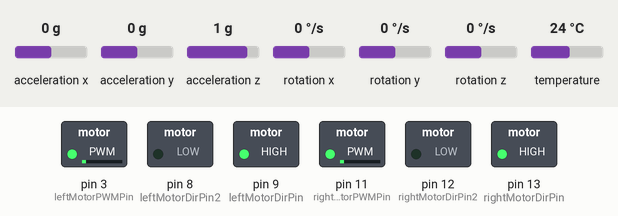
This sketch was run on a simulated Arduino Uno, built with avr-gcc and run on an emulated ATmega328P. Parts: switched loads named in the sketch (green lamp = pin HIGH). Inputs (shaded band) come from the test bench; at power-on: rotation y 0 °/s, acceleration x 0 g, acceleration y 0 g, acceleration z 1 g, rotation x 0 °/s, rotation z 0 °/s, temperature 24 °C. What the sketch prints to the serial monitor is not drawn.

Above: at 1.2 s.
1.3 s: rotation y set to -54 °/s
4.3 s: rotation y set to -63 °/s
At 5.8 s:
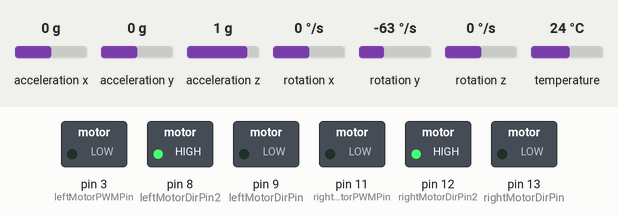
6.7 s: rotation y set to 0 °/s
At 7.41 s:
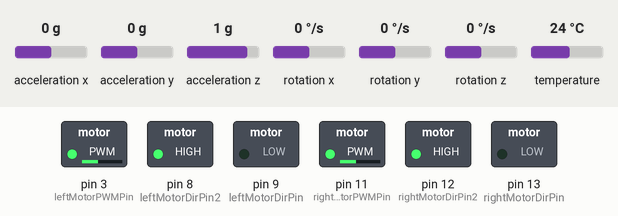
At 8.01 s:
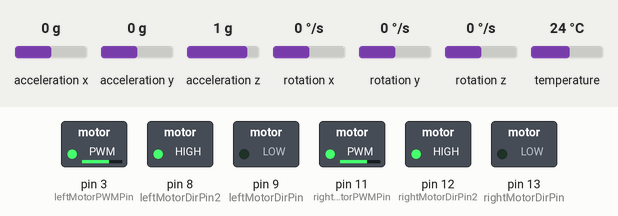
9.7 s: rotation y set to 53 °/s
12.7 s: rotation y set to 65 °/s
14.9 s: rotation y set to -100 °/s
At 15.78 s:
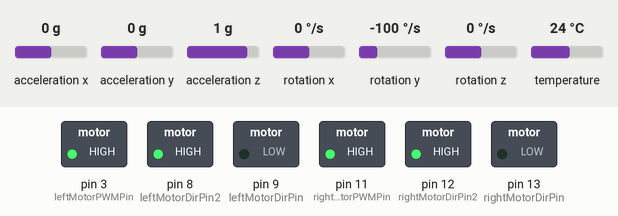
Timing chart, 0 to 17.9 s (numbered marks = the images above; inputs shaded):
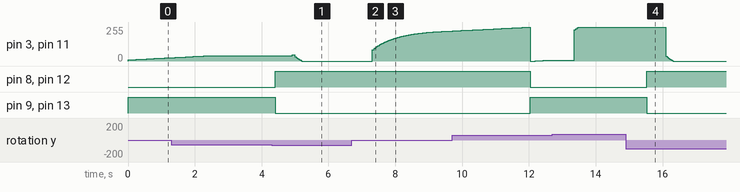

Measured:
- the behaviour switches between -57 and -58 °/s on rotation y (found by bisection; images 0 and 1)
- after the input at 4.3 s, pin 8 (leftMotorDirPin2), pin 12 (rightMotorDirPin2): LOW → HIGH after 0.10 s; pin 9 (leftMotorDirPin), pin 13 (rightMotorDirPin): HIGH → LOW after 0.10 s
- after the input at 6.7 s, pin 3 (leftMotorPWMPin), pin 11 (rightMotorPWMPin): moves from 0/255 to 225/255 over 2.3 s, starting after 0.61 s
- after the input at 14.9 s, pin 3 (leftMotorPWMPin), pin 11 (rightMotorPWMPin): moves from 255/255 to 0/255 over 0.23 s, starting after 1.2 s; pin 8 (leftMotorDirPin2), pin 12 (rightMotorDirPin2): LOW → HIGH after 0.62 s; pin 9 (leftMotorDirPin), pin 13 (rightMotorDirPin): HIGH → LOW after 0.62 s

The sketch:

SBR_OG.ino
```cpp
// NANENG 512 - SELF BALANCING ROBOT - Interrupt subroutine Code - FALL22

#include <Adafruit_MPU6050.h>
#include <Adafruit_Sensor.h>
#include <Wire.h>

Adafruit_MPU6050 mpu;

#define leftMotorPWMPin   3
#define leftMotorDirPin   9
#define leftMotorDirPin2   8

#define rightMotorPWMPin  11
#define rightMotorDirPin  13
#define rightMotorDirPin2  12


#define Kp  14.5
#define Kd  0.003
#define Ki  36
#define sampleTime  0.003
#define targetAngle -0.6

int16_t gyroY;
volatile int MotorPWM, gyroRate;
volatile float gyroAngle, currentAngle, prevAngle=0, error, prevError=0, errorSum=0;
volatile byte count=0;


void setMotors(int leftMotorSpeed, int rightMotorSpeed) {
  if(leftMotorSpeed >= 0) {
    analogWrite(leftMotorPWMPin, leftMotorSpeed);
    digitalWrite(leftMotorDirPin, HIGH);
    digitalWrite(leftMotorDirPin2, LOW);
  }
  else {
    analogWrite(leftMotorPWMPin, 255 + leftMotorSpeed);
    digitalWrite(leftMotorDirPin, LOW);
    digitalWrite(leftMotorDirPin2, HIGH);
  }
  if(rightMotorSpeed >= 0) {
    analogWrite(rightMotorPWMPin, rightMotorSpeed);
    digitalWrite(rightMotorDirPin, HIGH);
    digitalWrite(rightMotorDirPin2, LOW);
  }
  else {
    analogWrite(rightMotorPWMPin, 255 + rightMotorSpeed);
    digitalWrite(rightMotorDirPin, LOW);
    digitalWrite(rightMotorDirPin2, HIGH);
  }
}

void init_PID() {
  // initialize Timer1
  cli();          // disable global interrupts
  TCCR1A = 0;     // set entire TCCR1A register to 0
  TCCR1B = 0;     // same for TCCR1B
  // set compare match register to set sample time 5ms
  OCR1A = 9999;
  // turn on CTC mode
  TCCR1B |= (1 << WGM12);
  // Set CS11 bit for prescaling by 8
  TCCR1B |= (1 << CS11);
  // enable timer compare interrupt
  TIMSK1 |= (1 << OCIE1A);
  sei();          // enable global interrupts
}

void setup(void) {
  Serial.begin(115200);
  while (!Serial)
    delay(10); // will pause Zero, Leonardo, etc until serial console opens

  Serial.println("Adafruit MPU6050 test!");

  // Try to initialize!
  if (!mpu.begin()) {
    Serial.println("Failed to find MPU6050 chip");
    while (1) {
      delay(10);
    }
  }
  Serial.println("MPU6050 Found!");

  mpu.setAccelerometerRange(MPU6050_RANGE_8_G);

  mpu.setGyroRange(MPU6050_RANGE_500_DEG);

  mpu.setFilterBandwidth(MPU6050_BAND_260_HZ);


  pinMode(leftMotorPWMPin, OUTPUT);
  pinMode(leftMotorDirPin, OUTPUT);
  pinMode(leftMotorDirPin2, OUTPUT);

  pinMode(rightMotorPWMPin, OUTPUT);
  pinMode(rightMotorDirPin, OUTPUT);
  pinMode(rightMotorDirPin2, OUTPUT);
  // set the status LED to output mode
  // initialize the MPU6050 and set offset values
  // initialize PID sampling loop
  init_PID();
}

void loop() {
  sensors_event_t a, g, temp;
  mpu.getEvent(&a, &g, &temp);
  /* Get new sensor events with the readings */
  gyroY = (float)g.gyro.y;
  MotorPWM = constrain(MotorPWM, -255, 255);
  setMotors(MotorPWM, MotorPWM);
}

// The ISR will be called every 5 milliseconds
ISR(TIMER1_COMPA_vect)
{

  // Angle calculation
  gyroRate = map(gyroY, -5, 5, -250, 250);
  gyroAngle = (float)gyroRate*sampleTime;
  currentAngle = 0.9936*(prevAngle + gyroAngle);
  Serial.print(currentAngle);
  Serial.print(" <- Angle \n");

  // PID
  error = currentAngle - targetAngle;
  errorSum = errorSum + error;
  errorSum = constrain(errorSum, -300, 300);
  //calculate output from P, I and D values
  MotorPWM = Kp*(error) + Ki*(errorSum)*sampleTime - Kd*(currentAngle-prevAngle)/sampleTime;
  prevAngle = currentAngle;
  // toggle the led on pin13 every second
  count++;
  if(count == 200)  {
    count = 0;
    digitalWrite(13, !digitalRead(13));
  }
}
```
